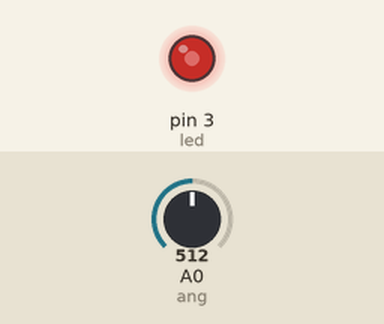
Recording of a sketch running on a simulated Arduino Nano, built with avr-gcc and run on an emulated ATmega328P. Parts: output pins drawn as LEDs (lit = HIGH). The inputs (shaded band) are chosen by the test bench; at power-on: A0 (ang) = 512.

Above: at 1.2 s.
1.3 s: A0 (ang) set to 716
At 2.1 s:
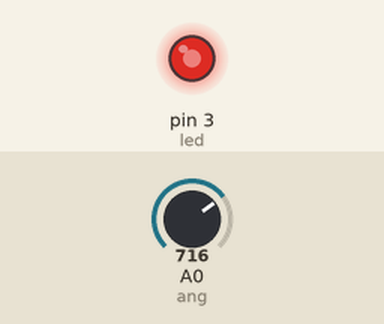
2.8 s: A0 (ang) set to 900
At 3.2 s:
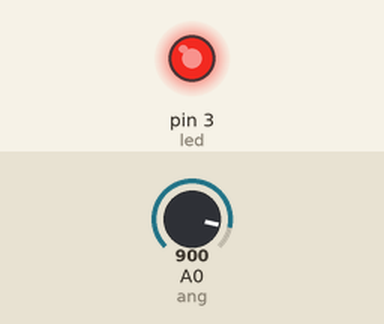
4.3 s: A0 (ang) set to 122
At 5.5 s:
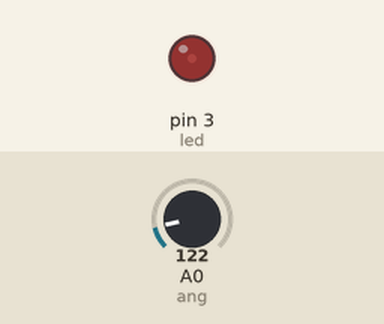
5.8 s: A0 (ang) set to 0
At 6.7 s:
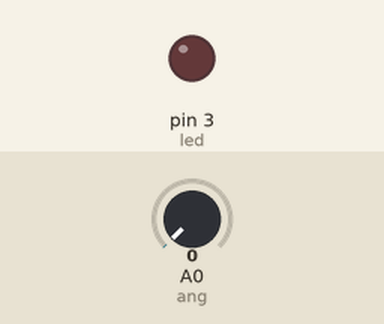
Timing chart, 0 to 8.3 s (numbered marks = the images above; inputs shaded):
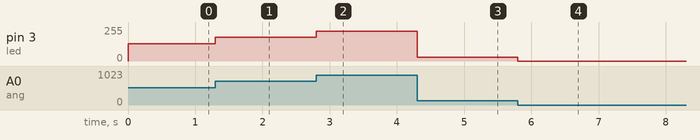

The sketch:

sketch.ino
```cpp
int led = 3;
int ang = 0;

int i =0;

void setup() {
  pinMode(led, OUTPUT);

}

void loop() {
  i = analogRead(ang);
  analogWrite(led, i/4);

}
```

Measured:
- after the input at 1.3 s, pin 3 (led): 128/255 → 179/255 at once
- after the input at 2.8 s, pin 3 (led): 179/255 → 225/255 at once
- after the input at 4.3 s, pin 3 (led): 225/255 → 30/255 at once
- after the input at 5.8 s, pin 3 (led): 30/255 → 0/255 at once
